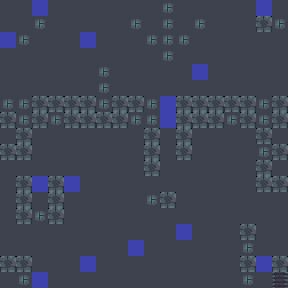

A 2D game scene composited from a Tiled map and its tileset images. What follows is a short description and the map's XML, with every tile layer's data as written:
An orthogonal 18x18 tile map with 16x16 px tiles, 1 tile layer (terrain) and 15 objects.

<map version="1.10" tiledversion="1.11.2" orientation="orthogonal" renderorder="right-down" width="18" height="18" tilewidth="16" tileheight="16" infinite="0" nextlayerid="3" nextobjectid="16">
 <properties>
  <property name="name" value="Fake bush is the key" />
  <property name="author" value="moineau" />
  <property name="goldMoves" type="int" value="52" />
 </properties>
 <tileset firstgid="1" source="tileset.tsx" />
 <layer id="1" name="terrain" width="18" height="18">
  <data encoding="csv">
1,1,3,1,1,1,1,1,1,1,2,1,1,1,1,1,3,1,
1,1,2,1,1,1,1,1,2,1,2,1,2,1,1,1,4,2,
3,2,1,1,1,3,1,1,1,2,2,2,1,1,1,1,1,1,
1,1,1,1,1,1,1,1,1,1,2,1,1,1,1,1,1,1,
1,1,1,1,1,1,2,1,1,1,1,1,3,1,1,1,1,1,
1,1,1,1,1,1,2,1,1,1,1,1,1,1,1,1,1,1,
2,2,4,4,4,4,2,4,4,2,3,4,4,4,4,4,2,4,
4,2,4,2,4,4,4,4,2,2,3,4,4,4,2,4,2,4,
1,4,1,1,1,1,1,1,1,4,1,4,1,1,1,1,4,1,
4,4,1,1,1,1,1,1,1,4,1,4,1,1,1,1,2,4,
1,1,1,1,1,1,1,1,1,4,1,1,1,1,1,1,4,1,
1,4,3,4,3,1,1,1,1,1,1,1,1,1,1,1,4,4,
1,4,1,4,1,1,1,1,1,2,4,1,1,1,1,1,1,1,
1,4,2,4,1,1,1,1,1,1,1,1,1,1,1,1,1,1,
1,1,1,1,1,1,1,1,1,1,1,3,1,1,1,4,1,1,
1,1,1,1,1,1,1,1,3,1,1,1,1,1,1,2,1,1,
4,4,1,1,1,3,1,1,1,1,1,1,1,1,1,4,3,4,
1,2,3,1,1,1,1,1,1,1,1,1,1,1,1,2,1,5
</data>
 </layer>
 <objectgroup id="2" name="objects">
  <object id="1" gid="6" x="0" y="16" width="16" height="16" />
  <object id="2" gid="9" x="224" y="16" width="16" height="16" />
  <object id="3" gid="7" x="272" y="16" width="16" height="16" />
  <object id="4" gid="9" x="0" y="32" width="16" height="16" />
  <object id="5" gid="9" x="32" y="48" width="16" height="16" />
  <object id="6" gid="9" x="240" y="48" width="16" height="16" />
  <object id="7" gid="9" x="32" y="80" width="16" height="16" />
  <object id="8" gid="9" x="240" y="80" width="16" height="16" />
  <object id="9" gid="7" x="0" y="144" width="16" height="16" />
  <object id="10" gid="8" x="160" y="144" width="16" height="16" />
  <object id="11" gid="7" x="272" y="144" width="16" height="16" />
  <object id="12" gid="7" x="272" y="176" width="16" height="16" />
  <object id="13" gid="7" x="32" y="208" width="16" height="16" />
  <object id="14" gid="7" x="0" y="288" width="16" height="16" />
  <object id="15" gid="8" x="256" y="288" width="16" height="16" />
 </objectgroup>
</map>
